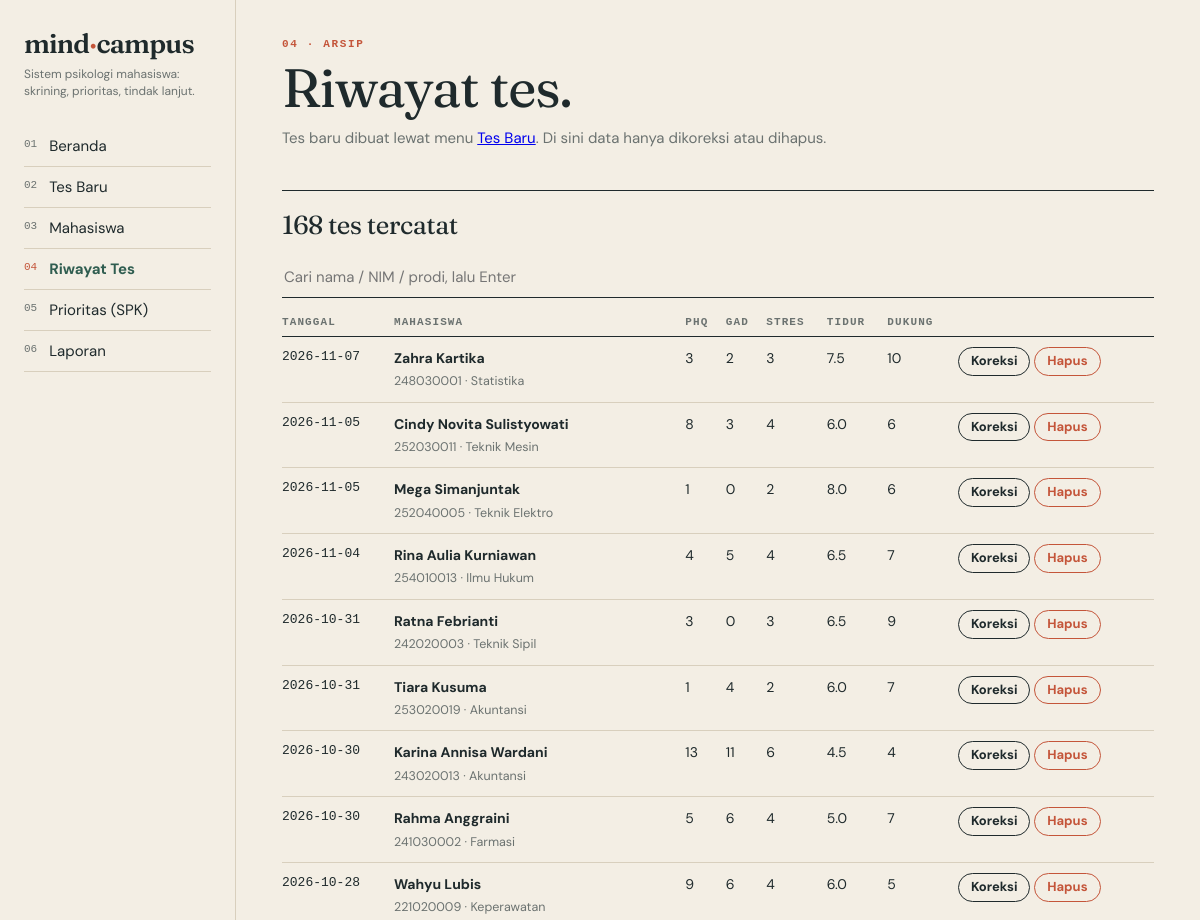
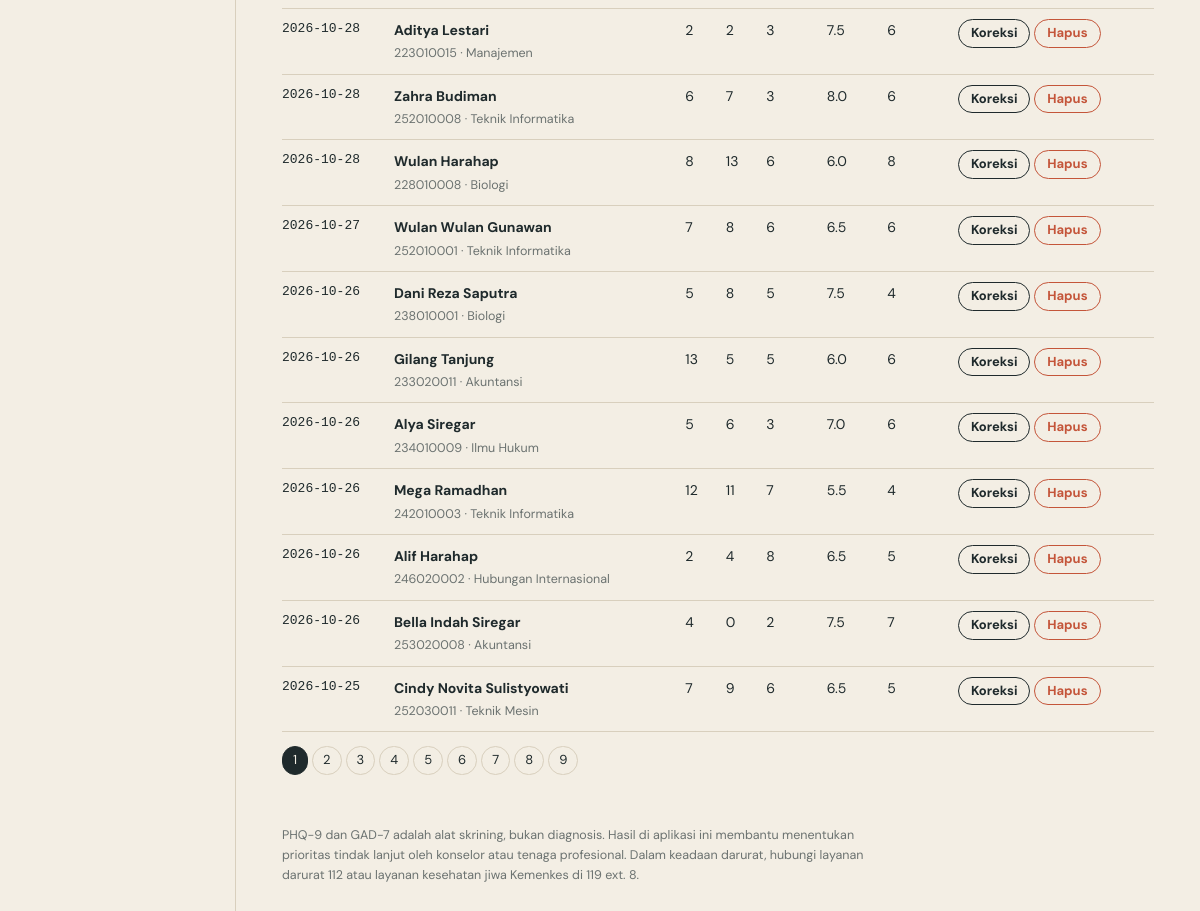
The app's page /asesmen.php with its own data (2 pictures, top to bottom).
### tables this page shows
CREATE TABLE asesmen (
  id_asesmen INT AUTO_INCREMENT PRIMARY KEY,
  id_mahasiswa INT NOT NULL,
  tanggal DATE NOT NULL,
  phq9 TINYINT NOT NULL CHECK (phq9 BETWEEN 0 AND 27),
  gad7 TINYINT NOT NULL CHECK (gad7 BETWEEN 0 AND 21),
  stres TINYINT NOT NULL CHECK (stres BETWEEN 0 AND 10),
  jam_tidur DECIMAL(3,1) NOT NULL,
  dukungan TINYINT NOT NULL CHECK (dukungan BETWEEN 0 AND 10),
  item9 TINYINT NOT NULL DEFAULT 0,
  item_phq VARCHAR(30) NULL,
  item_gad VARCHAR(30) NULL,
  catatan VARCHAR(255) NULL,
  INDEX (tanggal),
  FOREIGN KEY (id_mahasiswa) REFERENCES mahasiswa(id_mahasiswa) ON DELETE CASCADE
);

CREATE TABLE mahasiswa (
  id_mahasiswa INT AUTO_INCREMENT PRIMARY KEY,
  nim VARCHAR(20) NOT NULL UNIQUE,
  nama VARCHAR(100) NOT NULL,
  jk CHAR(1) NOT NULL DEFAULT 'L',
  prodi VARCHAR(100) NOT NULL,
  fakultas VARCHAR(100) NOT NULL,
  semester TINYINT NOT NULL DEFAULT 1
);

### config.php (called while the page is built, shortened)
<?php
function e($s){ return htmlspecialchars((string)$s, ENT_QUOTES, 'UTF-8'); }

### asesmen.php (the view, shortened to what this page needs)
<?php require_once 'config.php'; require_once 'functions.php';
$q='%'.($_GET['q']??'').'%'; $per=20; $p=max(1,(int)($_GET['p']??1));
$c=$pdo->prepare("SELECT COUNT(*) FROM asesmen a JOIN mahasiswa m USING(id_mahasiswa) WHERE m.nama LIKE ? OR m.nim LIKE ? OR m.prodi LIKE ?"); $c->execute([$q,$q,$q]); $tot=$c->fetchColumn();
$s=$pdo->prepare("SELECT a.*,m.nim,m.nama,m.prodi FROM asesmen a JOIN mahasiswa m USING(id_mahasiswa) WHERE m.nama LIKE ? OR m.nim LIKE ? OR m.prodi LIKE ? ORDER BY a.tanggal DESC,a.id_asesmen DESC LIMIT $per OFFSET ".(($p-1)*$per)); $s->execute([$q,$q,$q]); $rows=$s->fetchAll();
include 'header.php'; ?>
<div class="kick">04 · arsip</div><h1>Riwayat tes.</h1><p class="lead">Tes baru dibuat lewat menu <a href="tes.php">Tes Baru</a>. Di sini data hanya dikoreksi atau dihapus.</p>
<div class="sec"><h2><?=$tot?> tes tercatat</h2><form method="get" style="margin:10px 0"><input name="q" placeholder="Cari nama / NIM / prodi, lalu Enter" value="<?=e($_GET['q']??'')?>"></form>
<div class="tw"><table><tr><th>Tanggal</th><th>Mahasiswa</th><th>PHQ</th><th>GAD</th><th>Stres</th><th>Tidur</th><th>Dukung</th><th></th></tr>
<?php foreach($rows as $r): ?><tr><td class="mono"><?=e($r['tanggal'])?></td><td><a href="hasil.php?id=<?=$r['id_asesmen']?>"><b><?=e($r['nama'])?></b></a><br><span class="sub"><?=e($r['nim'])?> · <?=e($r['prodi'])?></span></td>
<td><?=$r['phq9']?><?=$r['item9']>0?' <span class="seg">⚑</span>':''?></td><td><?=$r['gad7']?></td><td><?=$r['stres']?></td><td><?=e($r['jam_tidur'])?></td><td><?=$r['dukungan']?></td>
<td style="white-space:nowrap"><a class="b s" href="?edit=<?=$r['id_asesmen']?>">Koreksi</a> <form method="post" style="display:inline" onsubmit="return confirm('Hapus data tes ini?')"><button class="b s d" name="hapus" value="<?=$r['id_asesmen']?>">Hapus</button></form></td></tr><?php endforeach; ?></table></div>
<?=halaman($tot,$per,$p)?></div>
<?php include 'footer.php'; ?>

### header.php (style rules this page uses)
:root { --paper:#f3eee4;--card:#faf6ee;--ink:#1f2a2c;--mu:#6b7270;--line:#d8cfbd;--moss:#2f5d50;--clay:#c4553a;--ochre:#d9a441;--sage:#8fb39a }
* { box-sizing:border-box }
html { scroll-behavior:smooth }
body { margin:0;background:var(--paper);color:var(--ink);font:15px/1.6 "DM Sans",system-ui,sans-serif }
h1,h2,h3 { font-family:Fraunces,Georgia,serif;font-weight:400;letter-spacing:-.02em;margin:0 }
h1 { font-size:clamp(32px,5vw,54px);line-height:1.04 }
h2 { font-size:26px }
.kick { font:600 11px ui-monospace,monospace;letter-spacing:.15em;text-transform:uppercase;color:var(--clay);margin-bottom:10px }
.sec { border-top:1.5px solid var(--ink);padding-top:14px;margin-top:40px }
.lead { max-width:60ch;color:var(--mu);margin:10px 0 0 }
table { border-collapse:collapse;width:100%;font-size:14px }
th { font:600 11px ui-monospace,monospace;letter-spacing:.1em;text-transform:uppercase;color:var(--mu);text-align:left;padding:8px 8px 8px 0;border-bottom:1.5px solid var(--ink) }
td { padding:10px 8px 10px 0;border-bottom:1px solid var(--line);vertical-align:top }
td a { color:var(--ink);text-decoration:none }
.mono { font-family:ui-monospace,monospace;font-size:13px }
.sub { color:var(--mu);font-size:12.5px }
.tw { overflow-x:auto }
input,select { width:100%;padding:8px 2px;border:0;border-bottom:1.5px solid var(--ink);border-radius:0;background:transparent;color:var(--ink);font:inherit }
.b { border:1.5px solid var(--ink);border-radius:99px;padding:9px 22px;background:transparent;color:var(--ink);font:inherit;font-weight:700;cursor:pointer;text-decoration:none;display:inline-block }
.b.s { padding:3px 12px;font-size:13px }
.b.d { color:var(--clay);border-color:var(--clay) }

### records on screen
asesmen: tanggal "2026-11-07", id_mahasiswa.nama "Zahra Kartika", id_mahasiswa.nim "248030001", id_mahasiswa.prodi "Statistika", phq9 "3", gad7 "2", stres "3", jam_tidur "7.5", dukungan "10", $r['id_asesmen'] 168 (drawn)
asesmen: tanggal "2026-11-05", id_mahasiswa.nama "Cindy Novita Sulistyowati", id_mahasiswa.nim "252030011", id_mahasiswa.prodi "Teknik Mesin", phq9 "8", gad7 "3", stres "4", jam_tidur "6.0", dukungan "6", $r['id_asesmen'] 167 (drawn)
asesmen: tanggal "2026-11-05", id_mahasiswa.nama "Mega Simanjuntak", id_mahasiswa.nim "252040005", id_mahasiswa.prodi "Teknik Elektro", phq9 "1", gad7 "0", stres "2", jam_tidur "8.0", dukungan "6", $r['id_asesmen'] 166 (drawn)
asesmen: tanggal "2026-11-04", id_mahasiswa.nama "Rina Aulia Kurniawan", id_mahasiswa.nim "254010013", id_mahasiswa.prodi "Ilmu Hukum", phq9 "4", gad7 "5", stres "4", jam_tidur "6.5", dukungan "7", $r['id_asesmen'] 165 (drawn)
asesmen: tanggal "2026-10-31", id_mahasiswa.nama "Ratna Febrianti", id_mahasiswa.nim "242020003", id_mahasiswa.prodi "Teknik Sipil", phq9 "3", gad7 "0", stres "3", jam_tidur "6.5", dukungan "9", $r['id_asesmen'] 164 (drawn)
asesmen: tanggal "2026-10-31", id_mahasiswa.nama "Tiara Kusuma", id_mahasiswa.nim "253020019", id_mahasiswa.prodi "Akuntansi", phq9 "1", gad7 "4", stres "2", jam_tidur "6.0", dukungan "7", $r['id_asesmen'] 163 (drawn)
asesmen: tanggal "2026-10-30", id_mahasiswa.nama "Karina Annisa Wardani", id_mahasiswa.nim "243020013", id_mahasiswa.prodi "Akuntansi", phq9 "13", gad7 "11", stres "6", jam_tidur "4.5", dukungan "4", $r['id_asesmen'] 162 (drawn)
asesmen: tanggal "2026-10-30", id_mahasiswa.nama "Rahma Anggraini", id_mahasiswa.nim "241030002", id_mahasiswa.prodi "Farmasi", phq9 "5", gad7 "6", stres "4", jam_tidur "5.0", dukungan "7", $r['id_asesmen'] 161 (drawn)
asesmen: tanggal "2026-10-28", id_mahasiswa.nama "Wahyu Lubis", id_mahasiswa.nim "221020009", id_mahasiswa.prodi "Keperawatan", phq9 "9", gad7 "6", stres "4", jam_tidur "6.0", dukungan "5", $r['id_asesmen'] 160 (drawn)
asesmen: tanggal "2026-10-28", id_mahasiswa.nama "Aditya Lestari", id_mahasiswa.nim "223010015", id_mahasiswa.prodi "Manajemen", phq9 "2", gad7 "2", stres "3", jam_tidur "7.5", dukungan "6", $r['id_asesmen'] 159 (drawn)
asesmen: tanggal "2026-10-28", id_mahasiswa.nama "Zahra Budiman", id_mahasiswa.nim "252010008", id_mahasiswa.prodi "Teknik Informatika", phq9 "6", gad7 "7", stres "3", jam_tidur "8.0", dukungan "6", $r['id_asesmen'] 158 (drawn)
asesmen: tanggal "2026-10-28", id_mahasiswa.nama "Wulan Harahap", id_mahasiswa.nim "228010008", id_mahasiswa.prodi "Biologi", phq9 "8", gad7 "13", stres "6", jam_tidur "6.0", dukungan "8", $r['id_asesmen'] 157 (drawn)
asesmen: tanggal "2026-10-27", id_mahasiswa.nama "Wulan Wulan Gunawan", id_mahasiswa.nim "252010001", id_mahasiswa.prodi "Teknik Informatika", phq9 "7", gad7 "8", stres "6", jam_tidur "6.5", dukungan "6", $r['id_asesmen'] 156 (drawn)
asesmen: tanggal "2026-10-26", id_mahasiswa.nama "Dani Reza Saputra", id_mahasiswa.nim "238010001", id_mahasiswa.prodi "Biologi", phq9 "5", gad7 "8", stres "5", jam_tidur "7.5", dukungan "4", $r['id_asesmen'] 155 (drawn)
asesmen: tanggal "2026-10-26", id_mahasiswa.nama "Gilang Tanjung", id_mahasiswa.nim "233020011", id_mahasiswa.prodi "Akuntansi", phq9 "13", gad7 "5", stres "5", jam_tidur "6.0", dukungan "6", $r['id_asesmen'] 154 (drawn)
asesmen: tanggal "2026-10-26", id_mahasiswa.nama "Alya Siregar", id_mahasiswa.nim "234010009", id_mahasiswa.prodi "Ilmu Hukum", phq9 "5", gad7 "6", stres "3", jam_tidur "7.0", dukungan "6", $r['id_asesmen'] 153 (drawn)
asesmen: tanggal "2026-10-26", id_mahasiswa.nama "Mega Ramadhan", id_mahasiswa.nim "242010003", id_mahasiswa.prodi "Teknik Informatika", phq9 "12", gad7 "11", stres "7", jam_tidur "5.5", dukungan "4", $r['id_asesmen'] 152 (drawn)
asesmen: tanggal "2026-10-26", id_mahasiswa.nama "Alif Harahap", id_mahasiswa.nim "246020002", id_mahasiswa.prodi "Hubungan Internasional", phq9 "2", gad7 "4", stres "8", jam_tidur "6.5", dukungan "5", $r['id_asesmen'] 151 (drawn)
asesmen: tanggal "2026-10-26", id_mahasiswa.nama "Bella Indah Siregar", id_mahasiswa.nim "253020008", id_mahasiswa.prodi "Akuntansi", phq9 "4", gad7 "0", stres "2", jam_tidur "7.5", dukungan "7", $r['id_asesmen'] 150 (drawn)
asesmen: tanggal "2026-10-25", id_mahasiswa.nama "Cindy Novita Sulistyowati", id_mahasiswa.nim "252030011", id_mahasiswa.prodi "Teknik Mesin", phq9 "7", gad7 "9", stres "6", jam_tidur "6.5", dukungan "5", $r['id_asesmen'] 149 (drawn)

### other values on screen
$t[0] "01"
$t[1] "Beranda"
$t[0] "02"
$t[1] "Tes Baru"
$t[0] "03"
$t[1] "Mahasiswa"
$t[0] "04"
$t[1] "Riwayat Tes"
$t[0] "05"
$t[1] "Prioritas (SPK)"
$t[0] "06"
$t[1] "Laporan"
$tot "168"
